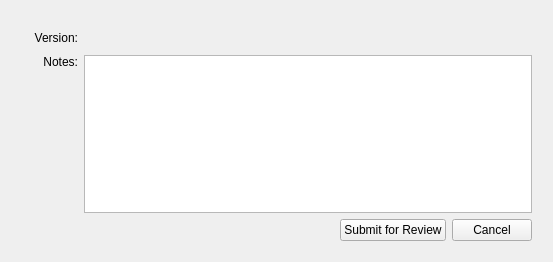
<?xml version="1.0" encoding="UTF-8"?>
<ui version="4.0">
 <class>ConfirmWidget</class>
 <widget class="QWidget" name="ConfirmWidget">
  <property name="geometry">
   <rect>
    <x>0</x>
    <y>0</y>
    <width>553</width>
    <height>262</height>
   </rect>
  </property>
  <property name="windowTitle">
   <string>Quickdailies</string>
  </property>
  <layout class="QGridLayout" name="gridLayout_2">
   <item row="0" column="0">
    <layout class="QGridLayout" name="gridLayout" rowstretch="0,0,0,1,0,0" columnstretch="0,0,0,1,1,1,1,0">
     <item row="2" column="3" rowspan="2" colspan="4">
      <widget class="QTextEdit" name="notes_edit">
       <property name="sizePolicy">
        <sizepolicy hsizetype="Preferred" vsizetype="Preferred">
         <horstretch>0</horstretch>
         <verstretch>0</verstretch>
        </sizepolicy>
       </property>
       <property name="baseSize">
        <size>
         <width>0</width>
         <height>0</height>
        </size>
       </property>
       <property name="toolTip">
        <string>Summarize the work you've done.</string>
       </property>
       <property name="html">
        <string>&lt;!DOCTYPE HTML PUBLIC &quot;-//W3C//DTD HTML 4.0//EN&quot; &quot;http://www.w3.org/TR/REC-html40/strict.dtd&quot;&gt;
&lt;html&gt;&lt;head&gt;&lt;meta name=&quot;qrichtext&quot; content=&quot;1&quot; /&gt;&lt;style type=&quot;text/css&quot;&gt;
p, li { white-space: pre-wrap; }
&lt;/style&gt;&lt;/head&gt;&lt;body style=&quot; font-family:'.Helvetica Neue DeskInterface'; font-size:13pt; font-weight:400; font-style:normal;&quot;&gt;
&lt;p style=&quot;-qt-paragraph-type:empty; margin-top:0px; margin-bottom:0px; margin-left:0px; margin-right:0px; -qt-block-indent:0; text-indent:0px;&quot;&gt;&lt;br /&gt;&lt;/p&gt;&lt;/body&gt;&lt;/html&gt;</string>
       </property>
      </widget>
     </item>
     <item row="0" column="7" rowspan="6">
      <spacer name="right_spacer">
       <property name="orientation">
        <enum>Qt::Horizontal</enum>
       </property>
       <property name="sizeType">
        <enum>QSizePolicy::Fixed</enum>
       </property>
       <property name="sizeHint" stdset="0">
        <size>
         <width>10</width>
         <height>10</height>
        </size>
       </property>
      </spacer>
     </item>
     <item row="1" column="1" rowspan="4">
      <widget class="QLabel" name="logo_example">
       <property name="text">
        <string/>
       </property>
       <property name="pixmap">
        <pixmap resource="resources.qrc">:/res/sg_logo.png</pixmap>
       </property>
       <property name="alignment">
        <set>Qt::AlignHCenter|Qt::AlignTop</set>
       </property>
      </widget>
     </item>
     <item row="1" column="3" colspan="3">
      <widget class="QLabel" name="version_name">
       <property name="font">
        <font>
         <family>Helvetica</family>
         <pointsize>14</pointsize>
         <weight>75</weight>
         <bold>true</bold>
        </font>
       </property>
       <property name="text">
        <string/>
       </property>
      </widget>
     </item>
     <item row="5" column="1" colspan="6">
      <spacer name="bottom_spacer">
       <property name="orientation">
        <enum>Qt::Vertical</enum>
       </property>
       <property name="sizeType">
        <enum>QSizePolicy::Fixed</enum>
       </property>
       <property name="sizeHint" stdset="0">
        <size>
         <width>10</width>
         <height>10</height>
        </size>
       </property>
      </spacer>
     </item>
     <item row="1" column="2">
      <widget class="QLabel" name="version_lbl">
       <property name="text">
        <string>Version:</string>
       </property>
       <property name="alignment">
        <set>Qt::AlignRight|Qt::AlignTrailing|Qt::AlignVCenter</set>
       </property>
      </widget>
     </item>
     <item row="0" column="0" rowspan="6">
      <spacer name="left_spacer">
       <property name="orientation">
        <enum>Qt::Horizontal</enum>
       </property>
       <property name="sizeType">
        <enum>QSizePolicy::Fixed</enum>
       </property>
       <property name="sizeHint" stdset="0">
        <size>
         <width>10</width>
         <height>10</height>
        </size>
       </property>
      </spacer>
     </item>
     <item row="2" column="2">
      <widget class="QLabel" name="notes_lbl">
       <property name="sizePolicy">
        <sizepolicy hsizetype="Expanding" vsizetype="Fixed">
         <horstretch>0</horstretch>
         <verstretch>0</verstretch>
        </sizepolicy>
       </property>
       <property name="text">
        <string>Notes:</string>
       </property>
       <property name="alignment">
        <set>Qt::AlignRight|Qt::AlignTrailing|Qt::AlignVCenter</set>
       </property>
      </widget>
     </item>
     <item row="0" column="1" colspan="6">
      <spacer name="top_spacer">
       <property name="orientation">
        <enum>Qt::Vertical</enum>
       </property>
       <property name="sizeType">
        <enum>QSizePolicy::Fixed</enum>
       </property>
       <property name="sizeHint" stdset="0">
        <size>
         <width>10</width>
         <height>10</height>
        </size>
       </property>
      </spacer>
     </item>
     <item row="1" column="6">
      <widget class="QPushButton" name="open_btn">
       <property name="maximumSize">
        <size>
         <width>32</width>
         <height>32</height>
        </size>
       </property>
       <property name="text">
        <string/>
       </property>
       <property name="icon">
        <iconset resource="resources.qrc">
         <normaloff>:/res/open_btn.png</normaloff>:/res/open_btn.png</iconset>
       </property>
       <property name="flat">
        <bool>true</bool>
       </property>
      </widget>
     </item>
     <item row="3" column="2" rowspan="2">
      <spacer name="verticalSpacer">
       <property name="orientation">
        <enum>Qt::Vertical</enum>
       </property>
       <property name="sizeHint" stdset="0">
        <size>
         <width>20</width>
         <height>40</height>
        </size>
       </property>
      </spacer>
     </item>
     <item row="4" column="3" colspan="4">
      <layout class="QHBoxLayout" name="button_layout">
       <item>
        <spacer name="horizontalSpacer">
         <property name="orientation">
          <enum>Qt::Horizontal</enum>
         </property>
         <property name="sizeHint" stdset="0">
          <size>
           <width>40</width>
           <height>20</height>
          </size>
         </property>
        </spacer>
       </item>
       <item>
        <widget class="QPushButton" name="submit_btn">
         <property name="toolTip">
          <string/>
         </property>
         <property name="text">
          <string>Submit for Review</string>
         </property>
        </widget>
       </item>
       <item>
        <widget class="QPushButton" name="cancel_btn">
         <property name="text">
          <string>Cancel</string>
         </property>
        </widget>
       </item>
      </layout>
     </item>
    </layout>
   </item>
  </layout>
 </widget>
 <resources>
  <include location="resources.qrc"/>
 </resources>
 <connections/>
</ui>
